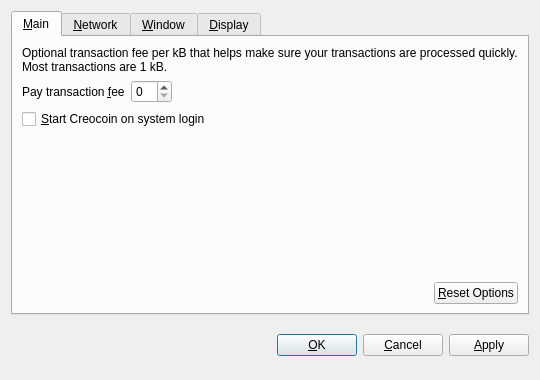
<?xml version="1.0" encoding="UTF-8"?>
<ui version="4.0">
 <class>OptionsDialog</class>
 <widget class="QDialog" name="OptionsDialog">
  <property name="geometry">
   <rect>
    <x>0</x>
    <y>0</y>
    <width>540</width>
    <height>380</height>
   </rect>
  </property>
  <property name="windowTitle">
   <string>Options</string>
  </property>
  <property name="modal">
   <bool>true</bool>
  </property>
  <layout class="QVBoxLayout" name="verticalLayout">
   <item>
    <widget class="QTabWidget" name="tabWidget">
     <property name="tabPosition">
      <enum>QTabWidget::North</enum>
     </property>
     <property name="currentIndex">
      <number>0</number>
     </property>
     <widget class="QWidget" name="tabMain">
      <attribute name="title">
       <string>&amp;Main</string>
      </attribute>
      <layout class="QVBoxLayout" name="verticalLayout_Main">
       <item>
        <widget class="QLabel" name="transactionFeeInfoLabel">
         <property name="text">
          <string>Optional transaction fee per kB that helps make sure your transactions are processed quickly. Most transactions are 1 kB.</string>
         </property>
         <property name="textFormat">
          <enum>Qt::PlainText</enum>
         </property>
         <property name="wordWrap">
          <bool>true</bool>
         </property>
        </widget>
       </item>
       <item>
        <layout class="QHBoxLayout" name="horizontalLayout_1_Main">
         <item>
          <widget class="QLabel" name="transactionFeeLabel">
           <property name="text">
            <string>Pay transaction &amp;fee</string>
           </property>
           <property name="textFormat">
            <enum>Qt::PlainText</enum>
           </property>
           <property name="buddy">
            <cstring>transactionFee</cstring>
           </property>
          </widget>
         </item>
         <item>
          <widget class="BitcoinAmountField" name="transactionFee"/>
         </item>
         <item>
          <spacer name="horizontalSpacer_1_Main">
           <property name="orientation">
            <enum>Qt::Horizontal</enum>
           </property>
           <property name="sizeHint" stdset="0">
            <size>
             <width>40</width>
             <height>20</height>
            </size>
           </property>
          </spacer>
         </item>
        </layout>
       </item>
       <item>
        <widget class="QCheckBox" name="bitcoinAtStartup">
         <property name="toolTip">
          <string>Automatically start Creocoin after logging in to the system.</string>
         </property>
         <property name="text">
          <string>&amp;Start Creocoin on system login</string>
         </property>
        </widget>
       </item>
       <item>
        <spacer name="verticalSpacer_Main">
         <property name="orientation">
          <enum>Qt::Vertical</enum>
         </property>
         <property name="sizeHint" stdset="0">
          <size>
           <width>20</width>
           <height>40</height>
          </size>
         </property>
        </spacer>
       </item>
       <item>
        <layout class="QHBoxLayout" name="horizontalLayout_2_Main">
         <item>
          <spacer name="horizontalSpacer_2_Main">
           <property name="orientation">
            <enum>Qt::Horizontal</enum>
           </property>
           <property name="sizeHint" stdset="0">
            <size>
             <width>40</width>
             <height>20</height>
            </size>
           </property>
          </spacer>
         </item>
         <item>
          <widget class="QPushButton" name="resetButton">
           <property name="toolTip">
            <string>Reset all client options to default.</string>
           </property>
           <property name="text">
            <string>&amp;Reset Options</string>
           </property>
           <property name="autoDefault">
            <bool>false</bool>
           </property>
          </widget>
         </item>
        </layout>
       </item>
      </layout>
     </widget>
     <widget class="QWidget" name="tabNetwork">
      <attribute name="title">
       <string>&amp;Network</string>
      </attribute>
      <layout class="QVBoxLayout" name="verticalLayout_Network">
       <item>
        <widget class="QCheckBox" name="mapPortUpnp">
         <property name="toolTip">
          <string>Automatically open the Creocoin client port on the router. This only works when your router supports UPnP and it is enabled.</string>
         </property>
         <property name="text">
          <string>Map port using &amp;UPnP</string>
         </property>
        </widget>
       </item>
       <item>
        <widget class="QCheckBox" name="connectSocks">
         <property name="toolTip">
          <string>Connect to the Creocoin network through a SOCKS proxy (e.g. when connecting through Tor).</string>
         </property>
         <property name="text">
          <string>&amp;Connect through SOCKS proxy:</string>
         </property>
        </widget>
       </item>
       <item>
        <layout class="QHBoxLayout" name="horizontalLayout_Network">
         <item>
          <widget class="QLabel" name="proxyIpLabel">
           <property name="text">
            <string>Proxy &amp;IP:</string>
           </property>
           <property name="textFormat">
            <enum>Qt::PlainText</enum>
           </property>
           <property name="buddy">
            <cstring>proxyIp</cstring>
           </property>
          </widget>
         </item>
         <item>
          <widget class="QValidatedLineEdit" name="proxyIp">
           <property name="maximumSize">
            <size>
             <width>140</width>
             <height>16777215</height>
            </size>
           </property>
           <property name="toolTip">
            <string>IP address of the proxy (e.g. 127.0.0.1)</string>
           </property>
          </widget>
         </item>
         <item>
          <widget class="QLabel" name="proxyPortLabel">
           <property name="text">
            <string>&amp;Port:</string>
           </property>
           <property name="textFormat">
            <enum>Qt::PlainText</enum>
           </property>
           <property name="buddy">
            <cstring>proxyPort</cstring>
           </property>
          </widget>
         </item>
         <item>
          <widget class="QLineEdit" name="proxyPort">
           <property name="maximumSize">
            <size>
             <width>55</width>
             <height>16777215</height>
            </size>
           </property>
           <property name="toolTip">
            <string>Port of the proxy (e.g. 9050)</string>
           </property>
          </widget>
         </item>
         <item>
          <widget class="QLabel" name="socksVersionLabel">
           <property name="text">
            <string>SOCKS &amp;Version:</string>
           </property>
           <property name="textFormat">
            <enum>Qt::PlainText</enum>
           </property>
           <property name="buddy">
            <cstring>socksVersion</cstring>
           </property>
          </widget>
         </item>
         <item>
          <widget class="QValueComboBox" name="socksVersion">
           <property name="toolTip">
            <string>SOCKS version of the proxy (e.g. 5)</string>
           </property>
          </widget>
         </item>
         <item>
          <spacer name="horizontalSpacer_Network">
           <property name="orientation">
            <enum>Qt::Horizontal</enum>
           </property>
           <property name="sizeHint" stdset="0">
            <size>
             <width>40</width>
             <height>20</height>
            </size>
           </property>
          </spacer>
         </item>
        </layout>
       </item>
       <item>
        <spacer name="verticalSpacer_Network">
         <property name="orientation">
          <enum>Qt::Vertical</enum>
         </property>
         <property name="sizeHint" stdset="0">
          <size>
           <width>20</width>
           <height>40</height>
          </size>
         </property>
        </spacer>
       </item>
      </layout>
     </widget>
     <widget class="QWidget" name="tabWindow">
      <attribute name="title">
       <string>&amp;Window</string>
      </attribute>
      <layout class="QVBoxLayout" name="verticalLayout_Window">
       <item>
        <widget class="QCheckBox" name="minimizeToTray">
         <property name="toolTip">
          <string>Show only a tray icon after minimizing the window.</string>
         </property>
         <property name="text">
          <string>&amp;Minimize to the tray instead of the taskbar</string>
         </property>
        </widget>
       </item>
       <item>
        <widget class="QCheckBox" name="minimizeOnClose">
         <property name="toolTip">
          <string>Minimize instead of exit the application when the window is closed. When this option is enabled, the application will be closed only after selecting Quit in the menu.</string>
         </property>
         <property name="text">
          <string>M&amp;inimize on close</string>
         </property>
        </widget>
       </item>
       <item>
        <spacer name="verticalSpacer_Window">
         <property name="orientation">
          <enum>Qt::Vertical</enum>
         </property>
         <property name="sizeHint" stdset="0">
          <size>
           <width>20</width>
           <height>40</height>
          </size>
         </property>
        </spacer>
       </item>
      </layout>
     </widget>
     <widget class="QWidget" name="tabDisplay">
      <attribute name="title">
       <string>&amp;Display</string>
      </attribute>
      <layout class="QVBoxLayout" name="verticalLayout_Display">
       <item>
        <layout class="QHBoxLayout" name="horizontalLayout_1_Display">
         <item>
          <widget class="QLabel" name="langLabel">
           <property name="text">
            <string>User Interface &amp;language:</string>
           </property>
           <property name="textFormat">
            <enum>Qt::PlainText</enum>
           </property>
           <property name="buddy">
            <cstring>lang</cstring>
           </property>
          </widget>
         </item>
         <item>
          <widget class="QValueComboBox" name="lang">
           <property name="toolTip">
            <string>The user interface language can be set here. This setting will take effect after restarting Creocoin.</string>
           </property>
          </widget>
         </item>
        </layout>
       </item>
       <item>
        <layout class="QHBoxLayout" name="horizontalLayout_2_Display">
         <item>
          <widget class="QLabel" name="unitLabel">
           <property name="text">
            <string>&amp;Unit to show amounts in:</string>
           </property>
           <property name="textFormat">
            <enum>Qt::PlainText</enum>
           </property>
           <property name="buddy">
            <cstring>unit</cstring>
           </property>
          </widget>
         </item>
         <item>
          <widget class="QValueComboBox" name="unit">
           <property name="toolTip">
            <string>Choose the default subdivision unit to show in the interface and when sending coins.</string>
           </property>
          </widget>
         </item>
        </layout>
       </item>
       <item>
        <widget class="QCheckBox" name="displayAddresses">
         <property name="toolTip">
          <string>Whether to show Creocoin addresses in the transaction list or not.</string>
         </property>
         <property name="text">
          <string>&amp;Display addresses in transaction list</string>
         </property>
        </widget>
       </item>
       <item>
        <spacer name="verticalSpacer_Display">
         <property name="orientation">
          <enum>Qt::Vertical</enum>
         </property>
         <property name="sizeHint" stdset="0">
          <size>
           <width>20</width>
           <height>40</height>
          </size>
         </property>
        </spacer>
       </item>
      </layout>
     </widget>
    </widget>
   </item>
   <item>
    <layout class="QHBoxLayout" name="horizontalLayout_Buttons">
     <item>
      <spacer name="horizontalSpacer_1">
       <property name="orientation">
        <enum>Qt::Horizontal</enum>
       </property>
       <property name="sizeHint" stdset="0">
        <size>
         <width>40</width>
         <height>48</height>
        </size>
       </property>
      </spacer>
     </item>
     <item>
      <widget class="QLabel" name="statusLabel">
       <property name="font">
        <font>
         <weight>75</weight>
         <bold>true</bold>
        </font>
       </property>
       <property name="text">
        <string/>
       </property>
       <property name="textFormat">
        <enum>Qt::PlainText</enum>
       </property>
       <property name="wordWrap">
        <bool>true</bool>
       </property>
      </widget>
     </item>
     <item>
      <spacer name="horizontalSpacer_2">
       <property name="orientation">
        <enum>Qt::Horizontal</enum>
       </property>
       <property name="sizeHint" stdset="0">
        <size>
         <width>40</width>
         <height>48</height>
        </size>
       </property>
      </spacer>
     </item>
     <item>
      <widget class="QPushButton" name="okButton">
       <property name="text">
        <string>&amp;OK</string>
       </property>
      </widget>
     </item>
     <item>
      <widget class="QPushButton" name="cancelButton">
       <property name="text">
        <string>&amp;Cancel</string>
       </property>
       <property name="autoDefault">
        <bool>false</bool>
       </property>
      </widget>
     </item>
     <item>
      <widget class="QPushButton" name="applyButton">
       <property name="text">
        <string>&amp;Apply</string>
       </property>
       <property name="autoDefault">
        <bool>false</bool>
       </property>
      </widget>
     </item>
    </layout>
   </item>
  </layout>
 </widget>
 <customwidgets>
  <customwidget>
   <class>BitcoinAmountField</class>
   <extends>QSpinBox</extends>
   <header>bitcoinamountfield.h</header>
  </customwidget>
  <customwidget>
   <class>QValueComboBox</class>
   <extends>QComboBox</extends>
   <header>qvaluecombobox.h</header>
  </customwidget>
  <customwidget>
   <class>QValidatedLineEdit</class>
   <extends>QLineEdit</extends>
   <header>qvalidatedlineedit.h</header>
  </customwidget>
 </customwidgets>
 <resources/>
 <connections/>
</ui>
